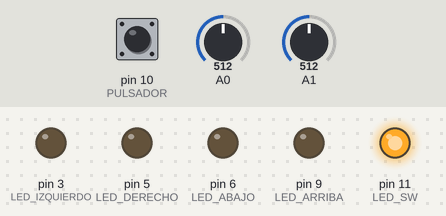
Bench run of a sketch on a simulated Arduino Uno, built with avr-gcc and run on an emulated ATmega328P. On the bench: output pins drawn as LEDs (lit = HIGH). The test bench sets the inputs (shaded band); at power-on: A0 = 512, A1 = 512, pin 10 (PULSADOR) LOW.

Above: at 1.2 s.
1.3 s: A0 set to 530
At 2.1 s:
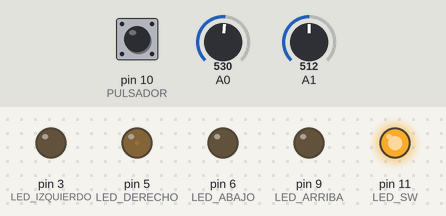
2.8 s: A1 set to 530
At 3.3 s:
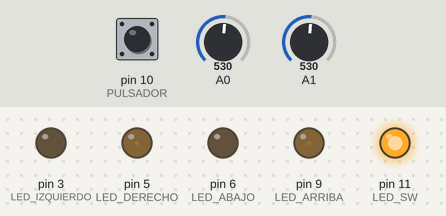
4.3 s: pin 10 (PULSADOR) pulled HIGH for 0.15 s
At 4.37 s:
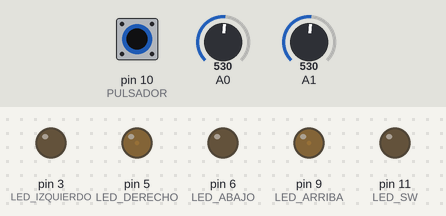
5.9 s: A0 set to 511
At 6.9 s:
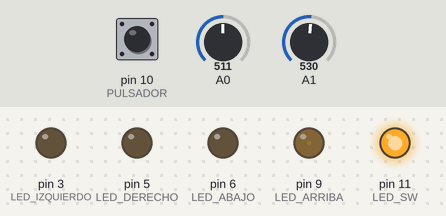
7.4 s: A1 set to 470
At 8.0 s:
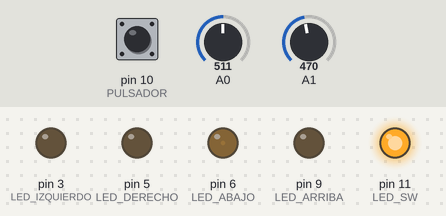
8.9 s: pin 10 (PULSADOR) pulled HIGH for 1 s
At 9.7 s:
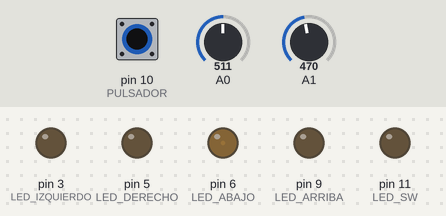
Timing chart, 0 to 11.9 s (numbered marks = the images above; inputs shaded):
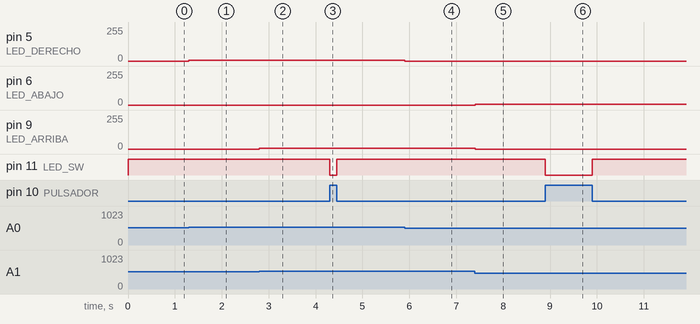

Measured:
- after the input at 1.3 s, pin 5 (LED_DERECHO): 0/255 → 5/255 at once
- after the input at 2.8 s, pin 9 (LED_ARRIBA): 0/255 → 5/255 at once
- after the input at 4.3 s, pin 11 (LED_SW): HIGH → LOW at once, → HIGH 0.15 s later
- after the input at 5.9 s, pin 5 (LED_DERECHO): 5/255 → 0/255 at once
- after the input at 7.4 s, pin 6 (LED_ABAJO): 0/255 → 6/255 at once; pin 9 (LED_ARRIBA): 5/255 → 0/255 at once
- after the input at 8.9 s, pin 11 (LED_SW): HIGH → LOW at once, → HIGH 1.0 s later

The sketch:

Joystick.ino
```cpp
/*
  Programa que utiliza el modulo joystick KY-023 para encender LEDs mediante PWM
  y obtener una indicacion visual del movimiento de la palanca y cierre del
  interruptor incorporado.

*/

int X;        // variable para almacenar valor leido del eje X
int Y;        // variable para almacenar valor leido del eje y

int LED_IZQUIERDO = 3;    // LED izquierdo a pin digital 3
int LED_DERECHO = 5;    // LED derecho a pin digital 5
int LED_ABAJO = 6;    // LED de abajo a pin digital 6
int LED_ARRIBA = 9;   // LED de arriba a pin digital 9

int PULSADOR = 10;    // pulsador incorporado pin digital 10
int LED_SW = 11;    // LED de pulsador a pin digital 11

int SW;       // variable para almacenar valor leido del pulsador

void setup(){
  pinMode(LED_IZQUIERDO, OUTPUT); // LED como salida
  pinMode(LED_DERECHO, OUTPUT);   // LED como salida
  pinMode(LED_ABAJO, OUTPUT);   // LED como salida
  pinMode(LED_ARRIBA, OUTPUT);    // LED como salida
  pinMode(LED_SW, OUTPUT);    // LED como salida
  pinMode(PULSADOR, INPUT);   // pulsador como entrada
  // entradas analogicas no requieren inicializacion
}

void loop(){

  X = analogRead(A0);     // lectura de valor de eje x
  Y = analogRead(A1);     // lectura de valor de eje y

  SW = digitalRead(PULSADOR);   // lectura de valor de pulsador
  if (X >= 0 && X < 480){         // si X esta en la zona izquierda
    analogWrite(LED_IZQUIERDO, map(X, 0, 480, 255, 0));   // brillo LED proporcional
  } else {
    analogWrite(LED_IZQUIERDO, 0);        // X en zona de reposo, apaga LED
  }
  if (X > 520 && X <= 1023){          // si X esta en la zona derecha
    analogWrite(LED_DERECHO, map(X, 520, 1023, 0, 255));  // brillo LED proporcional
  } else {
    analogWrite(LED_DERECHO, 0);        // X en zona de reposo, apaga LED
  }
  if (Y >= 0 && Y < 480){         // si Y esta en la zona de abajo
    analogWrite(LED_ABAJO, map(Y, 0, 480, 255, 0));   // brillo LED proporcional
  } else {
    analogWrite(LED_ABAJO, 0);          // Y en zona de reposo, apaga LED
  }
  if (Y > 520 && Y <= 1023){          // si Y esta en la zona de arriba
    analogWrite(LED_ARRIBA, map(Y, 520, 1023, 0, 255));   // brillo LED proporcional
  } else {
     analogWrite(LED_ARRIBA, 0);          // Y en zona de reposo, apaga LED
  }

  digitalWrite(LED_SW, !SW);    // escribe en LED valor opuesto al leido del pulsador

}
```
